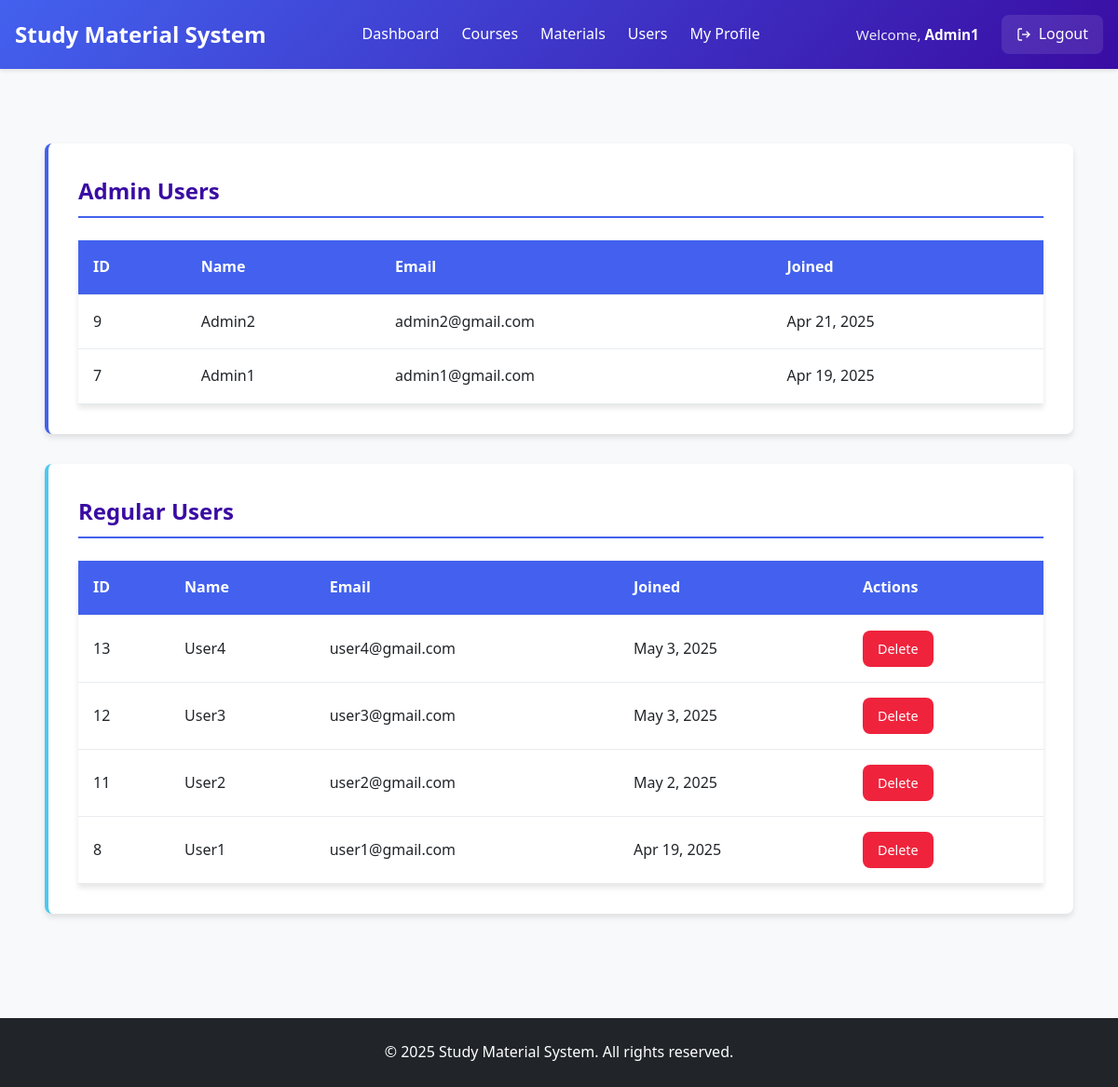
Screenshot of /admin/users.php (signed in) with the database file from the repository.
### tables this page shows
CREATE TABLE `users` (
  `user_id` int(11) NOT NULL,
  `name` varchar(100) NOT NULL,
  `email` varchar(100) NOT NULL,
  `password` varchar(255) NOT NULL,
  `role` enum('student','admin') NOT NULL,
  `created_at` timestamp NOT NULL DEFAULT current_timestamp()
);

### admin/users.php (the view, shortened to what this page needs)
<?php
require_once '../includes/config.php';
$admins = $link->query("SELECT * FROM users WHERE role = 'admin' ORDER BY created_at DESC");
$regular_users = $link->query("SELECT * FROM users WHERE role = 'student' ORDER BY created_at DESC");
?>
<?php include 'header.php'; ?>
<div class="admin-main">
    <div class="dashboard-container">
        <div class="users-section admin-users">
            <h2>Admin Users</h2>
            <?php if ($admins->num_rows > 0): ?>
                <div class="table-responsive">
                    <table class="data-table">
                        <thead>
                            <tr>
                                <th>ID</th>
                                <th>Name</th>
                                <th>Email</th>
                                <th>Joined</th>
                            </tr>
                        </thead>
                        <tbody>
                            <?php while ($row = $admins->fetch_assoc()): ?>
                            <tr>
                                <td><?php echo $row['user_id']; ?></td>
                                <td><?php echo htmlspecialchars($row['name']); ?></td>
                                <td><?php echo htmlspecialchars($row['email']); ?></td>
                                <td><?php echo date('M j, Y', strtotime($row['created_at'])); ?></td>
                            </tr>
                            <?php endwhile; ?>
                        </tbody>
                    </table>
                </div>
            <?php else: ?>
                <p>No admin users found.</p>
            <?php endif; ?>
        </div>
        <div class="users-section regular-users">
            <h2>Regular Users</h2>
            <?php if ($regular_users->num_rows > 0): ?>
                <div class="table-responsive">
                    <table class="data-table">
                        <thead>
                            <tr>
                                <th>ID</th>
                                <th>Name</th>
                                <th>Email</th>
                                <th>Joined</th>
                                <th>Actions</th>
                            </tr>
                        </thead>
                        <tbody>
                            <?php while ($row = $regular_users->fetch_assoc()): ?>
                            <tr>
                                <td><?php echo $row['user_id']; ?></td>
                                <td><?php echo htmlspecialchars($row['name']); ?></td>
                                <td><?php echo htmlspecialchars($row['email']); ?></td>
                                <td><?php echo date('M j, Y', strtotime($row['created_at'])); ?></td>
                                <td class="actions">
                                    <a href="users.php?delete=<?php echo $row['user_id']; ?>" class="action-btn delete"
                                       onclick="return confirm('WARNING: This will permanently delete the user. Continue?')">
                                        Delete
                                    </a>
                                </td>
                            </tr>
                            <?php endwhile; ?>
                        </tbody>
                    </table>
                </div>
            <?php else: ?>
                <p>No regular users found.</p>
            <?php endif; ?>
        </div>
    </div>
</div>
<?php include 'footer.php'; ?>

### assets/css/admin.css (style rules this page uses)
:root { --primary: #4361ee; --primary-dark: #3a0ca3; --secondary: #f72585; --light: #f8f9fa; --dark: #212529; --gray: #6c757d; --light-gray: #e9ecef; --success: #4cc9f0; --danger: #ef233c; --warning: #f8961e; --info: #4895ef; }
* { margin: 0; padding: 0; box-sizing: border-box; }
html, body { height: 100%; }
body { font-family: 'Segoe UI', Tahoma, Geneva, Verdana, sans-serif; line-height: 1.6; color: var(--dark); background-color: var(--light); display: flex; flex-direction: column; min-height: 100vh; }
.admin-main { flex: 1; max-width: 1200px; width: 100%; margin: 0 auto; padding: 2rem 1rem; }
.dashboard-container { padding: 1rem; }
.action-btn { display: inline-flex; align-items: center; gap: 0.5rem; background: var(--primary); color: white; padding: 0.75rem 1.5rem; border-radius: 0.5rem; text-decoration: none; font-weight: 600; transition: all 0.3s ease; }
.data-table { width: 100%; border-collapse: collapse; background: white; box-shadow: 0 4px 6px rgba(0, 0, 0, 0.1); }
.data-table th, .data-table td { padding: 1rem; text-align: left; border-bottom: 1px solid var(--light-gray); }
.data-table th { background: var(--primary); color: white; font-weight: 600; }
.actions { display: flex; flex-wrap: wrap; gap: 0.5rem; }
.action-btn { display: inline-block; padding: 0.5rem 1rem; border-radius: 0.5rem; text-decoration: none; font-weight: 500; font-size: 0.9rem; transition: all 0.2s ease; white-space: nowrap; }
.action-btn.delete { background: var(--danger); color: white; }
.action-btn { display: inline-block; padding: 0.5rem 1rem; border-radius: 0.5rem; text-decoration: none; font-weight: 500; font-size: 0.9rem; transition: all 0.2s ease; white-space: nowrap; text-align: center; }
.users-section { background: white; padding: 2rem; border-radius: 0.5rem; box-shadow: 0 4px 6px rgba(0, 0, 0, 0.1); margin-bottom: 2rem; }
.users-section h2 { color: var(--primary-dark); margin-bottom: 1.5rem; padding-bottom: 0.5rem; border-bottom: 2px solid var(--primary); }
.admin-users { border-left: 4px solid var(--primary); }
.regular-users { border-left: 4px solid var(--success); }
.data-table { width: 100%; border-collapse: collapse; margin-top: 1rem; }
.data-table th { background-color: var(--primary); color: white; font-weight: 600; }
.actions { display: flex; gap: 0.5rem; }

### rows the page displays
users: user_id "9", name "Admin2", email "admin2@gmail.com", created_at "Apr 21, 2025"
users: user_id "7", name "Admin1", email "admin1@gmail.com", created_at "Apr 19, 2025"
users: user_id "13", name "User4", email "user4@gmail.com", created_at "May 3, 2025"
users: user_id "12", name "User3", email "user3@gmail.com", created_at "May 3, 2025"
users: user_id "11", name "User2", email "user2@gmail.com", created_at "May 2, 2025"
users: user_id "8", name "User1", email "user1@gmail.com", created_at "Apr 19, 2025"

### other values shown
$_SESSION['name'] "Admin1"
